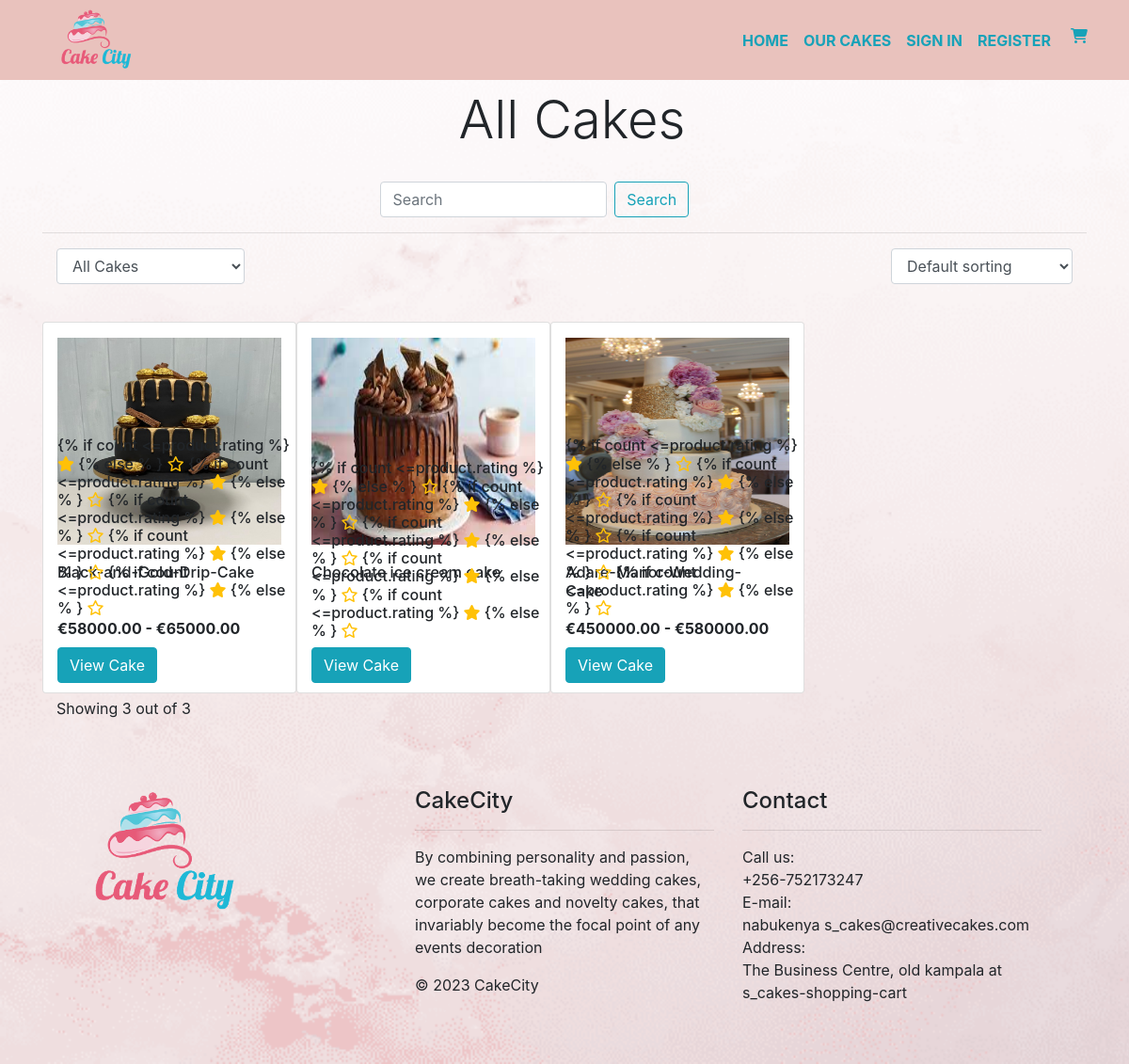
Screenshot of /cakes/ with the database file from the repository.
### products/models.py (models this page shows, shortened)
class Product(models.Model):
    title = models.CharField(max_length=120)
    description = models.TextField(null=True, blank=True)
    cake_category = models.CharField(max_length=120, choices=category_choice_list, default='')
    tier = models.CharField(max_length=120, choices=TIER_SIZE, default='none')
    cake_size = models.ManyToManyField(CakeSizeCategory)
    flavour_category = models.CharField(max_length=120, choices=flavour_category_choice_list)
    price = models.DecimalField(decimal_places=2, max_digits=100, default=0)
    slug = models.SlugField(unique=True)
    rating = models.IntegerField(choices=RATING)
    create_date = models.DateTimeField(auto_now_add=True)
    updated = models.DateTimeField(auto_now_add=True)
    featured_cake = models.BooleanField(default=True)
    active = models.BooleanField(default=True)
    class Meta:
        unique_together = ('title', 'slug')
    @property
    def get_price_range(self):
        price_range_text = ''
        variation_query = Variation.objects.filter(product=self.id)
        price_range_array = []
        for item_price in variation_query:
            price_range_array.append(item_price.price)
        if(len(price_range_array)>1):
            sorted_price_range_array = sorted(price_range_array)
            price_range_text = '€'+str(sorted_price_range_array[0])+' - €'+str(sorted_price_range_array[len(sorted_price_range_array)-1])
        return "%s %s"%(price_range_text, '')
    def get_absolute_url(self):
        return reverse("single_product", kwargs={'slug':self.slug})

class ProductImage(models.Model):
    product = models.ForeignKey(Product, default=None, on_delete=models.CASCADE)
    image = models.ImageField(upload_to='products/')
    featured = models.BooleanField(default=False)
    updated = models.DateTimeField(auto_now_add=True)

class Variation(models.Model):
    product = models.ForeignKey(Product, default=None, on_delete=models.CASCADE)
    size = models.CharField(max_length=120, choices=size_choice_list)
    price = models.DecimalField(max_digits=100, decimal_places=2, default=0, null=True, blank=True)
    updated = models.DateTimeField(auto_now_add=True)
    active = models.BooleanField(default=False)

### products/views.py (the view, shortened to what this page needs)
# urls.py: path('', views.all_cakes, name="all_cakes"),
def all_cakes(request):
    title = 'All Cakes'
    query = None
    sort = None
    active_category = 'all-cakes'
    order_by_active = 'date'
    breadcrumb_list = ['all-cakes']
    products = Product.objects.all()
    count_all_products = products.count()
    pagination_path = request.path+'?'
    paginator_array = product_pagination(products,request.GET.get('page',1))
    products = paginator_array[0]
    context = {
        'title':title,
        'active_category'       :active_category,
        'order_by_active'       :order_by_active,
        'breadcrumb_list'        :breadcrumb_list,
        'all_category'          :all_category,
        'paginator'             :paginator_array[1],
        'products'              :products,
        'search_term'           :query,
        'star_loop'             :range(1,6),
        'pagination_path'       :pagination_path,
        'count_all_products'    :count_all_products,
    }
    return render(request, 'products/all-cakes.html',context)

### products/views.py (called while the page is built)
def product_pagination(products,page_num):
    p = Paginator(products,8)
    page_num = page_num
    try:
        page = p.page(page_num)
    except EmptyPage:
        page = p.page(1)
    return [page, p]

### products/templates/products/all-cakes.html (shortened to what this page needs)
{% extends "base.html"%} {% block page_content %} {% load static %}
<div class="container">
    <div class="row m-auto col-12 p-0">
        <div class="col-12 p-3 m-2">
            {% if search_term %}
            <h2 class="display-4 col-12 text-center">Search for: {{search_term}}</h2>
            {% else %}
            <h2 class="display-4 col-12 text-center">{{title}}</h2>
            {% endif %}
        </div>
        {% include 'search.html'%}
        <hr class="w-100">
        <div class="col-12">
            <form class="" action="{% url 'all_cakes'%}" method="GET">
                <div class="form-group float-none float-sm-left cake-filter">
                    <select class="form-control" name="category" onchange="this.form.submit()">
                    <option {% if active_category == 'all-cakes' %} selected{% endif %} value="all-cakes">All Cakes</option>
                    </select>
                </div>
                <div class="form-group float-none float-sm-right sort-filter">
                    <select class="form-control" name="order_by" onchange="this.form.submit()">
                    <option {% if order_by_active == 'date' %} selected{% endif %} value="date">Default sorting</option>
                    </select>
                </div>
            </form>
        </div>
        <div class="row col-12 mb-2 pt-4">
            {% if products%} {% for product in products%}
            <div class="card col-sm-6 col-md-4 col-lg-3 mb-1 pb-2 product-view">
                <div style="overflow:hidden">
                    <a href="{{ product.get_absolute_url}}">
                        <img class="product-image mt-3" src="{{ product.productimage_set.first.image.url }}" class="card-img-top" alt="...">
                    </a>
                </div>
                <div class="card-body pl-0">
                    <h6 class="h6 card-title pb-0 mb-0"><a href="{{ product.get_absolute_url}}" class="product-title">{{ product.title|capfirst }}</a></h6>
                    <div class="product-price-position">
                        <p class="h6 p-0 m-0">
                            {% for count in star_loop%} {% if count
                            <=product.rating %} <i class="fa fa-star text-warning" aria-hidden="true"></i>
                                {% else % }
                                <i class="fa fa-star-o text-warning" aria-hidden="true">
                                </i>{%empty%} {%endfor %}
                        </p>
                        <p class="p-0 mb-2"><strong>{{ product.get_price_range }}</strong></p>
                        <a href="{{ product.get_absolute_url}}" class="btn btn-info">View Cake</a>
                    </div>
                </div>
            </div>
            {% endfor %} {% else %}
            <p>No cakes found !</p>
            {% endif %} {% include 'pagination.html'%}
        </div>
    </div>
</div>
{% endblock %}

### static/css/style.css (style rules this page uses)
.product-title { color: #212529 !important; font-size: 1.02rem; }
.product-view { position: relative; min-height: 395px; }
.product-price-position { position: absolute; bottom: 10px; }
.product-image { width: 100%; height: 220px; position: relative; }

### rows the page displays
Product: productimage_set.first.image (picture), title "Black-and-Gold-Drip-Cake", get_price_range "€58000.00 - €65000.00"
Product: productimage_set.first.image (picture), title "Chocolate ice cream cake"
Product: productimage_set.first.image (picture), title "Adare-Manor-Wedding-Cake", get_price_range "€450000.00 - €580000.00"

### other values shown
{{ title }} "All Cakes"
{{ products|length }} "3"
{{ count_all_products }} "3"
